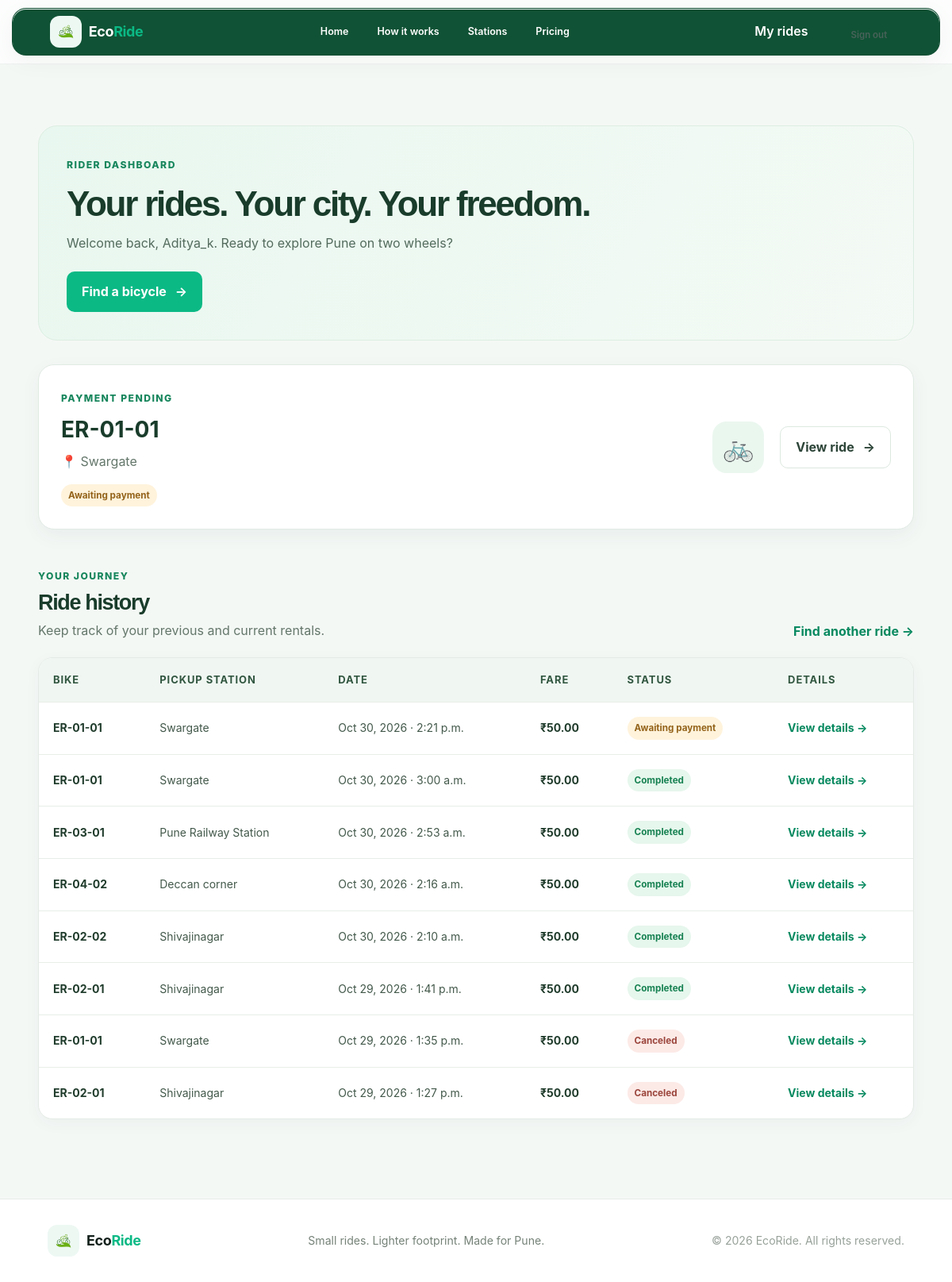
/dashboard/ (signed in), run on the app's committed database.
### core/models.py (models this page shows, shortened)
class Rental(models.Model):
    class Status(models.TextChoices):
        PENDING_PAYMENT = "pending_payment", "Awaiting payment"
        ACTIVE = "active", "In progress"
        COMPLETED = "completed", "Completed"
        CANCELED = "canceled", "Canceled"
    user = models.ForeignKey(
        settings.AUTH_USER_MODEL, related_name="rentals", on_delete=models.PROTECT
    )
    bicycle = models.ForeignKey(
        Bicycle, related_name="rentals", on_delete=models.PROTECT
    )
    start_station = models.ForeignKey(
        Station, related_name="rentals_started", on_delete=models.PROTECT
    )
    end_station = models.ForeignKey(
        Station,
        related_name="rentals_returned",
        on_delete=models.PROTECT,
        null=True,
        blank=True,
    )
    status = models.CharField(
        max_length=20,
        choices=Status.choices,
        default=Status.PENDING_PAYMENT,
    )
    started_at = models.DateTimeField(null=True, blank=True)
    ended_at = models.DateTimeField(null=True, blank=True)
    created_at = models.DateTimeField(auto_now_add=True)
    amount_minor_units = models.PositiveIntegerField(default=5000)
    currency = models.CharField(max_length=3, default="INR")
    class Meta:
        ordering = ["-created_at"]
        constraints = [
            models.UniqueConstraint(
                fields=["user"],
                condition=Q(status__in=["pending_payment", "active"]),
                name="one_open_rental_per_user",
            ),
            models.UniqueConstraint(
                fields=["bicycle"],
                condition=Q(status__in=["pending_payment", "active"]),
                name="one_open_rental_per_bicycle",
            ),
        ]
    @property
    def amount_display(self):
        return Decimal(self.amount_minor_units) / Decimal("100")

class Bicycle(models.Model):
    class Status(models.TextChoices):
        AVAILABLE = "available", "Available"
        RESERVED = "reserved", "Reserved"
        RENTED = "rented", "Rented"
        MAINTENANCE = "maintenance", "Maintenance"
    station = models.ForeignKey(
        Station, related_name="bicycles", on_delete=models.PROTECT
    )
    code = models.CharField(max_length=30, unique=True)
    status = models.CharField(
        max_length=20, choices=Status.choices, default=Status.AVAILABLE
    )
    is_electric = models.BooleanField(default=False)
    battery_level = models.PositiveSmallIntegerField(default=100)
    class Meta:
        ordering = ["code"]
        constraints = [
            models.CheckConstraint(
                condition=Q(battery_level__lte=100), name="bike_battery_at_most_100"
            )
        ]

class Station(models.Model):
    name = models.CharField(max_length=100)
    address = models.CharField(max_length=255)
    latitude = models.DecimalField(max_digits=9, decimal_places=6)
    longitude = models.DecimalField(max_digits=9, decimal_places=6)
    capacity = models.PositiveIntegerField(default=12)
    is_active = models.BooleanField(default=True)
    class Meta:
        ordering = ["name"]

### core/views.py (the view)
# urls.py: path("dashboard/", views.dashboard, name="dashboard"),
@login_required
def dashboard(request):
    rentals = request.user.rentals.select_related(
        "bicycle", "start_station", "end_station"
    )[:10]
    open_rental = request.user.rentals.filter(
        status__in=[Rental.Status.PENDING_PAYMENT, Rental.Status.ACTIVE]
    ).first()
    return render(
        request,
        "core/dashboard.html",
        {"rentals": rentals, "open_rental": open_rental},
    )

### core/context_processors.py (called while the page is built)
def site_settings(request):
    return {
        "google_maps_api_key": settings.GOOGLE_MAPS_API_KEY,
        "razorpay_key_id": settings.RAZORPAY_KEY_ID,
        "payments_enabled": bool(
            settings.RAZORPAY_KEY_ID and settings.RAZORPAY_KEY_SECRET
        ),
    }

### templates/core/dashboard.html (shortened to what this page needs)
{% extends "base.html" %}
{% block content %}
<section class="eco-dashboard">
    <header class="eco-dashboard-head">
        <span class="eco-eyebrow">Rider dashboard</span>
        <h1>Your rides. Your city. Your freedom.</h1>
        <p>
            Welcome back, {{ user.username }}.
            Ready to explore Pune on two wheels?
        </p>
        <a class="eco-primary-btn" href="{% url 'stations' %}">
            Find a bicycle <span aria-hidden="true">→</span>
        </a>
    </header>
    {% if open_rental %}
    <section class="eco-active-ride-panel">
        <div class="eco-active-ride-content">
            <span class="eco-eyebrow">
                {% if open_rental.status == "active" %}
                    Ride in progress
                {% else %}
                    Payment pending
                {% endif %}
            </span>
            <h2>{{ open_rental.bicycle.code }}</h2>
            <p class="eco-active-bike-location">
                <span aria-hidden="true">📍</span>
                {{ open_rental.start_station.name }}
            </p>
            <span class="eco-status eco-status-{{ open_rental.status }}">
                {{ open_rental.get_status_display }}
            </span>
        </div>
        <div class="eco-active-ride-action">
            <span class="eco-active-ride-icon" aria-hidden="true">
                🚲
            </span>
            <a
                class="eco-primary-btn eco-secondary-btn"
                href="{% url 'rental_detail' open_rental.id %}"
            >
                View ride <span aria-hidden="true">→</span>
            </a>
        </div>
    </section>
    {% endif %}
    <section class="eco-ride-history">
        <header class="eco-section-heading eco-section-heading-row">
            <div>
                <span class="eco-eyebrow">Your journey</span>
                <h2>Ride history</h2>
                <p>Keep track of your previous and current rentals.</p>
            </div>
            <a class="eco-text-link" href="{% url 'stations' %}">
                Find another ride →
            </a>
        </header>
        <div class="eco-table-wrap">
            <table class="eco-table">
                <thead>
                    <tr>
                        <th>Bike</th>
                        <th>Pickup station</th>
                        <th>Date</th>
                        <th>Fare</th>
                        <th>Status</th>
                        <th>Details</th>
                    </tr>
                </thead>
                <tbody>
                    {% for rental in rentals %}
                    <tr>
                        <td>
                            <strong>{{ rental.bicycle.code }}</strong>
                        </td>
                        <td>{{ rental.start_station.name }}</td>
                        <td>
                            {{ rental.created_at|date:"M j, Y · g:i a" }}
                        </td>
                        <td>
                            <strong>
                                ₹{{ rental.amount_display|floatformat:2 }}
                            </strong>
                        </td>
                        <td>
                            <span class="eco-status eco-status-{{ rental.status }}">
                                {{ rental.get_status_display }}
                            </span>
                        </td>
                        <td>
                            <a
                                class="eco-text-link"
                                href="{% url 'rental_detail' rental.id %}"
                            >
                                View details →
                            </a>
                        </td>
                    </tr>
                    {% endfor %}
                </tbody>
            </table>
        </div>
    </section>
</section>
{% endblock %}

### core/static/core/integrated/style.css (style rules this page uses)
* { margin: 0; padding: 0; box-sizing: border-box; }
html { scroll-behavior: smooth; overflow-x: hidden; }
body { font-family: -apple-system, BlinkMacSystemFont, "SF Pro Display", "Segoe UI", Roboto, Helvetica, Arial, sans-serif; background: #f7faf8; color: #17231f; overflow-x: hidden; }
button, a { font-family: inherit; }

### data on the page
Rental: bicycle.code "ER-01-01", start_station.name "Swargate", status "Awaiting payment", created_at "Oct 30, 2026 · 2:21 p.m.", amount_display "50.00"
Rental: bicycle.code "ER-01-01", start_station.name "Swargate", created_at "Oct 30, 2026 · 3:00 a.m.", amount_display "50.00", status "Completed"
Rental: bicycle.code "ER-03-01", start_station.name "Pune Railway Station", created_at "Oct 30, 2026 · 2:53 a.m.", amount_display "50.00", status "Completed"
Rental: bicycle.code "ER-04-02", start_station.name "Deccan corner", created_at "Oct 30, 2026 · 2:16 a.m.", amount_display "50.00", status "Completed"
Rental: bicycle.code "ER-02-02", start_station.name "Shivajinagar", created_at "Oct 30, 2026 · 2:10 a.m.", amount_display "50.00", status "Completed"
Rental: bicycle.code "ER-02-01", start_station.name "Shivajinagar", created_at "Oct 29, 2026 · 1:41 p.m.", amount_display "50.00", status "Completed"
Rental: bicycle.code "ER-01-01", start_station.name "Swargate", created_at "Oct 29, 2026 · 1:35 p.m.", amount_display "50.00", status "Canceled"
Rental: bicycle.code "ER-02-01", start_station.name "Shivajinagar", created_at "Oct 29, 2026 · 1:27 p.m.", amount_display "50.00", status "Canceled"

### other printed values
{{ user.username }} "Aditya_k"
